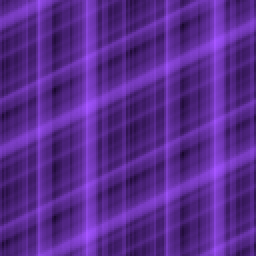
#> input picture assets/enchanted_glint.png, 128 x 128 px, found by its file name (shown 2 times larger)
$ python IconGenerator.py
#> lines starting #> are read from the running program, lines starting #| are printed output that depends on the picture
import base64
import json
from io import BytesIO
from pathlib import Path

import BACAP_Parser
import requests
from BACAP_Parser import cut_namespace
from PIL import Image, ImageFilter

from DBGenerator.constants import ASSETS_FOLDER, CACHE_FOLDER

DEFAULT_ICON_SIZE = (128, 128)
DEFAULT_ITEM_IN_FRAME_SIZE = (80, 80)
DEFAULT_HEAD_IN_FRAME_SIZE = (72, 72)


ENCHANTED_GLINT = Image.open(ASSETS_FOLDER / "enchanted_glint.png").convert("RGBA")
ENCHANTED_GLINT = ENCHANTED_GLINT.filter(ImageFilter.GaussianBlur(radius=5))
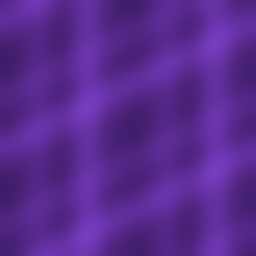
#> ENCHANTED_GLINT: PIL image 128x128 RGBA (shown 2 times larger); mean R, G, B, A 88.4, 42.3, 143.3, 255

FRAME_IMAGES_MAP: dict[str, Image.Image] = {}

def __load_and_resize_frame(filename: str, size: tuple[int, int] = DEFAULT_ICON_SIZE) -> Image.Image:
    path = ASSETS_FOLDER / "frames" / filename
#> (the run stopped early here; a loop or call above may not have finished)
